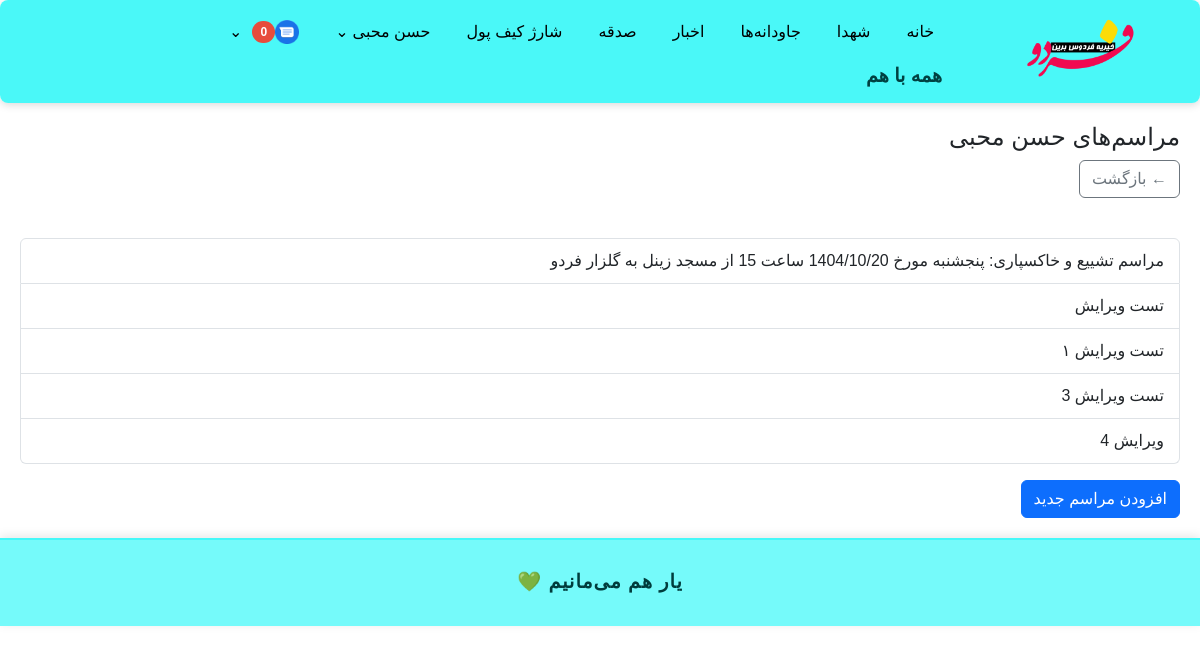
The app's page /eternals/1/ceremonies/ (signed in) with its own data.
### accounts/models.py (models this page shows, shortened)
class User(AbstractBaseUser, PermissionsMixin):
    GENDER_CHOICES = (
        ('M', 'مرد'),
        ('F', 'زن'),
    )
    phone = models.CharField(max_length=11, unique=True)
    first_name = models.CharField(max_length=100, blank=True)
    last_name = models.CharField(max_length=100, blank=True)
    national_code = models.CharField(max_length=10, blank=True)
    image = models.ImageField(upload_to='profiles/', blank=True, null=True)
    gender = models.CharField(max_length=1, choices=GENDER_CHOICES, blank=True, null=True)
    is_active = models.BooleanField(default=True)
    is_staff = models.BooleanField(default=False)
    is_profile_completed = models.BooleanField(default=False)
    allowed_categories = models.ManyToManyField(
        'news.Category',
        related_name='allowed_users',
        blank=True,
        verbose_name='دسته‌بندی‌های مجاز برای ارسال خبر'
    )
    groups = models.ManyToManyField(
        'auth.Group',
        related_name='accounts_user_set',
        blank=True
    )
    user_permissions = models.ManyToManyField(
        'auth.Permission',
        related_name='accounts_user_permissions_set',
        blank=True
    )
    objects = UserManager()
    USERNAME_FIELD = 'phone'
    def get_full_name(self):
        return f"{self.first_name} {self.last_name}".strip()

### eternals/models.py (models this page shows, shortened)
class Eternals(models.Model):
    GENDER_CHOICES = [
        ('M', 'مرد'),
        ('F', 'زن'),
    ]
    first_name = models.CharField(max_length=100, verbose_name="نام")
    last_name = models.CharField(max_length=100, verbose_name="نام خانوادگی")
    known_as = models.CharField(max_length=100, verbose_name="معروف به", blank=True, null=True)
    father_name = models.CharField(max_length=100, verbose_name="نام پدر", blank=True, null=True)
    description = models.TextField(verbose_name="توضیحات", blank=True, null=True)
    death_date = models.DateField(verbose_name="تاریخ فوت", blank=True, null=True)
    image = models.ImageField(upload_to='eternals/', null=True, blank=True, verbose_name="تصویر")
    created_at = models.DateTimeField(auto_now_add=True)  # اگر هنوز نداری، برای مرتب‌سازی خیلی مفیده
    class Meta:
        verbose_name = "جاودانه"
        verbose_name_plural = "جاودانه‌ها"

class Ceremony(models.Model):
    user = models.ForeignKey(settings.AUTH_USER_MODEL, on_delete=models.CASCADE, related_name='ceremonies')
    eternal = models.ForeignKey(Eternals, on_delete=models.CASCADE, related_name='ceremonies')  # اضافه شد
    ceremony = models.TextField(verbose_name="مراسم")
    created_at = models.DateTimeField(auto_now_add=True)

### eternals/views.py (the view)
# urls.py: path('<int:eternal_id>/ceremonies/', views.eternal_ceremony_list, name='eternal_ceremonies'),
def eternal_ceremony_list(request, eternal_id):
    eternal = get_object_or_404(Eternals, id=eternal_id)
    ceremonies = eternal.ceremonies.all()
    return render(request, 'eternals/eternal_ceremony_list.html', {
        'eternal': eternal,
        'ceremonies': ceremonies
    })

### notification/templatetags/notification_tags.py (called while the page is built)
@register.simple_tag(takes_context=True)
def is_notification_manager(context):
    request = context.get("request")
    user = getattr(request, "user", None)
    if user and user.is_authenticated:
        return NotificationGroup.objects.filter(managers=user).exists()
    return False

### templates/eternals/eternal_ceremony_list.html (shortened to what this page needs)
{% extends "base.html" %}
{% block content %}
<h4>مراسم‌های {{ eternal.first_name }} {{ eternal.last_name }}</h4>
  <button onclick="history.back()" class="btn btn-outline-secondary mb-4">
    ← بازگشت
  </button>
<ul class="list-group mt-3">
    {% for ceremony in ceremonies %}
        <li class="list-group-item">
            {{ ceremony.ceremony }}
        </li>
    {% empty %}
        <li class="list-group-item text-muted">مراسمی یافت نشد.</li>
    {% endfor %}
</ul>
<a href="{% url 'eternals:add_ceremony' eternal.id %}" class="btn btn-primary mt-3">افزودن مراسم جدید</a>
{% endblock %}

### templates/base.html (shortened to what this page needs)
<!DOCTYPE html>
{% load static %}
{% load notification_tags %}
<html lang="fa">
<head>
    <link rel="stylesheet" href="{% static 'css/persian-datepicker.min.css' %}">
    <link href="https://cdn.jsdelivr.net/npm/bootstrap@5.3.0/dist/css/bootstrap.rtl.min.css" rel="stylesheet">
    <link href="https://cdn.jsdelivr.net/npm/bootstrap-icons@1.10.5/font/bootstrap-icons.css" rel="stylesheet">
    <link rel="stylesheet" href="https://cdn.jsdelivr.net/npm/persian-datepicker@1.2.0/dist/css/persian-datepicker.min.css">
</head>
<body>
    <header>
    <nav style="
        background-color: rgba(43, 247, 247, 0.85);
        display: flex;
        justify-content: space-between;
        align-items: stretch;
        padding: 12px 20px;
        box-shadow: 0 2px 8px rgba(0,0,0,0.15);
        border-radius: 8px;
        backdrop-filter: saturate(180%) blur(10px);
        -webkit-backdrop-filter: saturate(180%) blur(10px);
    ">
        <div style="
            flex: 0 0 auto;
            text-align: center;
            margin-left: 1cm;
            display: flex;
            flex-direction: column;
            justify-content: center;
            width: 200px;
            height: 70px;
        ">
            <a href="/" style="display: inline-block; width: 200px; height: 70px;">
                <img
                    src="{% static 'images/logo.png' %}"
                    alt="Logo"
                    width="200"
                    height="70"
                    style="display: block; width: 100%; height: 100%; object-fit: contain;"
                >
            </a>
        </div>
        <div style="flex: 1; display: flex; flex-direction: column; justify-content: center;">
            <ul style="
                display: flex;
                flex-wrap: wrap;
                justify-content: flex-start;
                gap: 20px;
                list-style: none;
                margin: 0;
                padding: 0;
            ">
                <li><a href="/">خانه</a></li>
                <li><a href="/martyrs/list/">شهدا</a></li>
                <li><a href="{% url 'eternals:list' %}">جاودانه‌ها</a></li>
                <li><a href="{% url 'news:news_list' %}">اخبار</a></li>
                <li><a href="{% url 'donation:donate' %}">صدقه</a></li>
                {% if user.is_authenticated %}
                    <li><a href="{% url 'wallet:charge_wallet' %}">شارژ کیف پول</a></li>
                {% else %}
                    <li><a href="{% url 'accounts:login' %}?next={% url 'wallet:charge_wallet' %}">شارژ کیف پول</a></li>
                    <li><a href="{% url 'accounts:login' %}?next={% url 'accounts:dashboard' %}">پروفایل</a></li>
                {% endif %}
                {% if user.is_authenticated %}
                    <li class="position-relative">
                        <a href="#" class="d-inline-flex align-items-center">
                            {% if user.gender == 'male' %}
                                آقای {{ user.last_name }}
                            {% elif user.gender == 'female' %}
                                خانم {{ user.last_name }}
                            {% else %}
                                {{ user.get_full_name|default:user.phone }}
                            {% endif %}
                            <span class="ms-1">⌄</span>
                        </a>
                    </li>
                    <li class="position-relative">
                        <a href="{% url 'notification:unread_notifications_list' %}" class="d-inline-flex align-items-center">
                            <img src="{% static 'images/message-icon.png' %}" alt="پیام‌ها" style="height: 24px;">
                            <span id="unread-notifications-count"
                                style="background-color: #e74c3c; color: white; border-radius: 12px; padding: 2px 8px;
                                        font-size: 12px; font-weight: 700; margin-left: 6px; min-width: 22px;
                                        text-align: center; display: inline-block;">
                                0
                            </span>
                            <span class="ms-1">⌄</span>
                        </a>
                            {% is_notification_manager as is_manager %}
                    </li>
                {% else %}
                    <li><a href="{% url 'accounts:login' %}">ورود</a></li>
                {% endif %}
            </ul>
            <div style="margin-top: 10px; font-weight: bold; font-size: 1.2em; color: #004141;">
                همه با هم
            </div>
        </div>
    </nav>
</header>
<main>
    {% block content %}{% endblock %}
</main>
<footer style="
    background-color: #2bf7f7a6;
    text-align: center;
    padding: 1.5em;
    font-family: 'Vazirmatn', sans-serif;
    font-size: 1.2em;
    font-weight: bold;
    color: #003c3c;
    box-shadow: 0 -2px 10px rgba(0, 0, 0, 0.1);
    border-top: 2px solid #2bf7f7a6;
    letter-spacing: 1px;
">
    یار هم می‌مانیم 💚
</footer>
</body>
</html>

### templates/base.html (style rules this page uses)
html, body { direction: rtl; font-family: sans-serif; margin: 0; padding: 0; background-color: #ffffff; overflow: visible !important; position: static !important; z-index: auto !important; }
main { padding: 20px; }
header { background-color: #ffffff; padding: 0; }
nav ul { list-style: none; display: flex; justify-content: flex-start; gap: 20px; padding: 0; margin: 0; }
nav ul li { position: relative; z-index: 9999; }
nav ul li a { color: #000; text-decoration: none; padding: 8px; display: block; }
.list-group { overflow: visible !important; }
.list-group-item { overflow: visible !important; position: static !important; z-index: auto !important; display: flex; justify-content: space-between; align-items: center; padding: 10px 15px; cursor: default; }
footer { background-color: #333; color: white; padding: 10px 20px; }

### records on screen
User: get_full_name "حسن محبی"
Eternals: first_name "حسن", last_name "محبی"
Ceremony: ceremony "مراسم تشییع و خاکسپاری: پنجشنبه مورخ 1404/10/20 ساعت 15 از مسجد زینل به گلزار فردو"
Ceremony: ceremony "تست ویرایش"
Ceremony: ceremony "تست ویرایش ۱"
Ceremony: ceremony "تست ویرایش 3"
Ceremony: ceremony "ویرایش 4"
